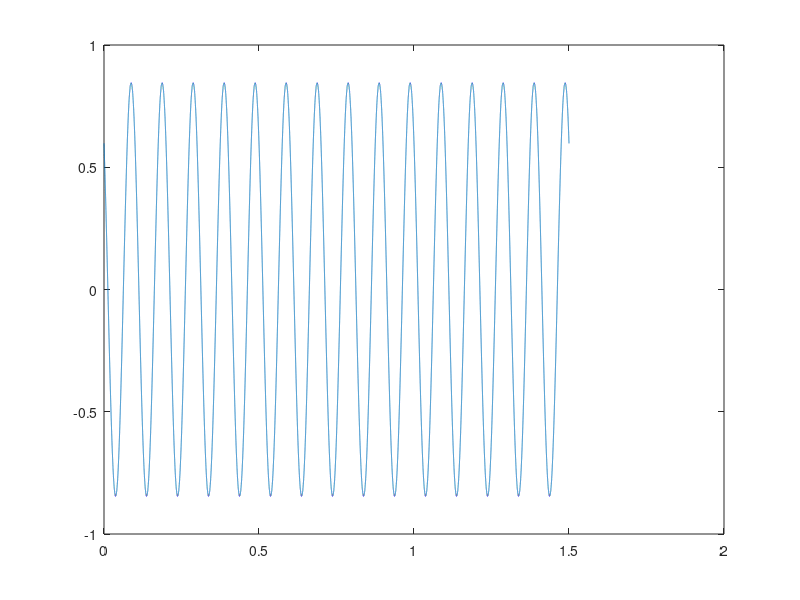

The MATLAB source for this figure:
t = 0:1e-5:3*0.5;

p = sin(20*pi*t + 70*pi/180) + sin(20*pi*t+ 200*pi/180);

freq_angular = 20*pi

frequencia = freq_angular/(2*pi)

periodo = 1/frequencia


plot(t,p)